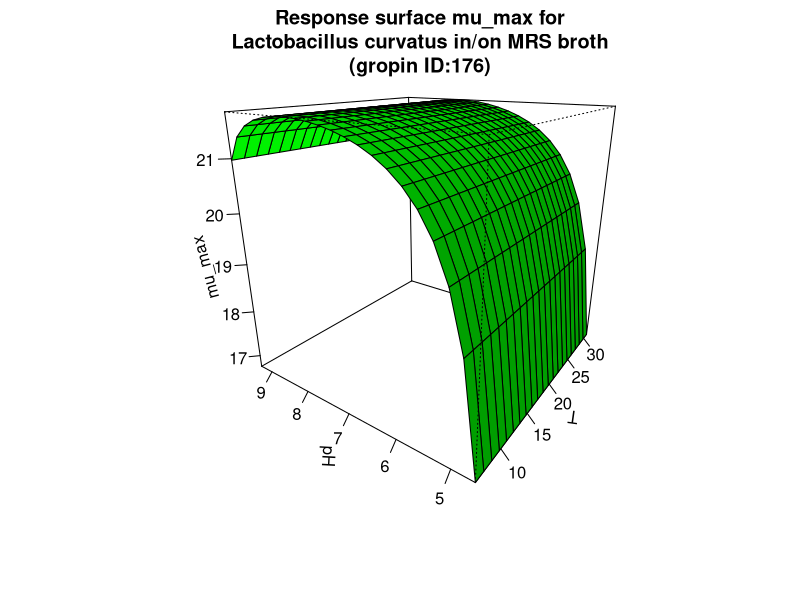

Write R code to recreate this figure.
#############################
# start of Parameter script
#############################
T <- seq(5.99400599400599,31.031,length.out=21)
pH <- seq(4.5954045954046,9.3093,length.out=21)
#############################
# end of Parameter script
#############################
############################# 
# start of Model script Gropin ID 176 
#############################
 
# constant coefficients for this model
a11 <- 22.87
pHsubmin <- 4.14
pHsupmax <- 9.8000000000000007
pHmin <- 4.26
pHmax <- 9.77
 
variables <- data.frame(T,pH)
argumentsPar <- expand.grid(variables)
 
# heart of the model
response_surface <- function(T,pH) {
   mumax <-(a11*(((pH-pHmin)*(pH-pHmax))/((pH-pHsubmin)*(pH-pHsupmax))))

return(mumax=mumax)
} 

# output parameters
mumax <- cbind(argumentsPar,response_surface(argumentsPar['T'],argumentsPar['pH']))
colnames(mumax) <- c(colnames(argumentsPar),'mumax')
#############################
# End of Model script
#############################
############################# 
# start of Visualisation script Gropin ID 176 
#############################
persp(T,pH,matrix(unlist(mumax$mumax),nrow=21),col = 'green',xlab='T',ylab='pH',zlab='mu_max',main='Response surface mu_max for
Lactobacillus curvatus in/on MRS broth
(gropin ID:176)',theta=305,phi=20,shade=0.25,ticktype = 'detailed')
#############################
# End of Visualisation script
#############################
